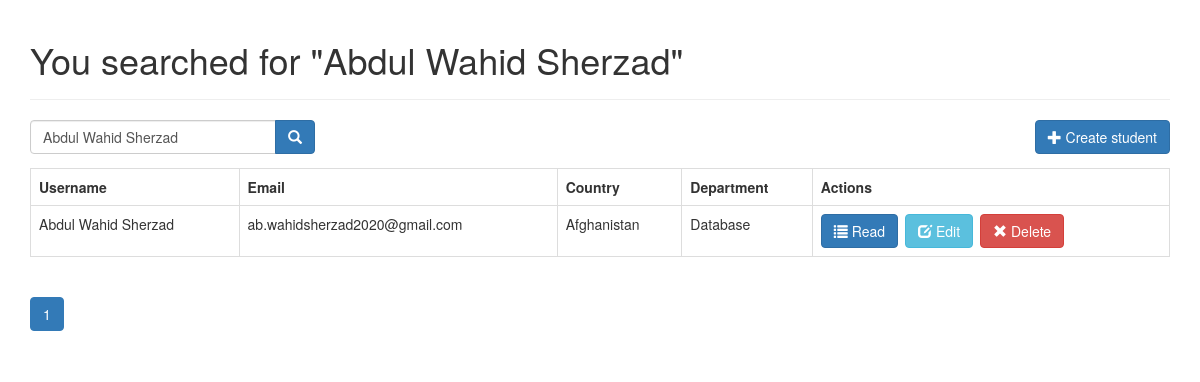
Page /search.php?s=Abdul Wahid Sherzad on the committed database.
### tables this page shows
CREATE TABLE IF NOT EXISTS `students` (
  `id` int(11) NOT NULL AUTO_INCREMENT,
  `first_name` varchar(32) NOT NULL,
  `last_name` varchar(55) NOT NULL,
  `username` varchar(55) NOT NULL,
  `department_id` int(11) NOT NULL,
  `created` datetime NOT NULL,
  `modified` timestamp NOT NULL DEFAULT CURRENT_TIMESTAMP,
  `image` varchar(250) DEFAULT NULL,
  `address` varchar(255) DEFAULT NULL,
  `email` varchar(55) DEFAULT NULL,
  `country` varchar(55) DEFAULT NULL,
  `phone` varchar(12) DEFAULT NULL,
  `password` varchar(55) DEFAULT NULL,
  PRIMARY KEY (`id`)
);

CREATE TABLE IF NOT EXISTS `departments` (
  `id` int(11) NOT NULL AUTO_INCREMENT,
  `name` varchar(256) NOT NULL,
  `created` datetime NOT NULL,
  `modified` timestamp NOT NULL DEFAULT CURRENT_TIMESTAMP,
  PRIMARY KEY (`id`)
);

### search.php (called while the page is built, shortened)
<?php
include_once 'config/core.php';
include_once 'config/database.php';
include_once 'objects/student.php';
include_once 'objects/department.php';
$database = new Database();
$db = $database->getConnection();
$student = new student($db);
$department = new department($db);
$search_term=isset($_GET['s']) ? $_GET['s'] : '';
include_once "header.php";
$stmt = $student->search($search_term, $from_record_num, $records_per_page);
$total_rows=$student->countAll_BySearch($search_term);
include_once "read_template.php";
include_once "footer.php";
?>

### objects/student.php (called while the page is built, shortened)
<?php
class Student
{
    private $conn;
    private $table_name = "students";
    public function __construct($db)
    {
        $this->conn = $db;
    }
    public function search($search_term, $from_record_num, $records_per_page)
    {
        $query = "SELECT
                    d.name, s.id, s.username,
                    s.department_id, s.email, s.country
                FROM
                    " . $this->table_name . " s
                    LEFT JOIN
                        departments d
                            ON s.department_id = d.id
                WHERE
                    s.username LIKE ? OR d.name LIKE ?
                ORDER BY
                    s.username ASC
                LIMIT
                    ?, ?";
        $stmt = $this->conn->prepare($query);
        $search_term = "%{$search_term}%";
        $stmt->bindParam(1, $search_term);
        $stmt->bindParam(2, $search_term);
        $stmt->bindParam(3, $from_record_num, PDO::PARAM_INT);
        $stmt->bindParam(4, $records_per_page, PDO::PARAM_INT);
        $stmt->execute();
        return $stmt;
    }
    public function countAll_BySearch($search_term)
    {
        $query = "SELECT
                    COUNT(*) as total_rows
                FROM
                    " . $this->table_name . " s
                    LEFT JOIN
                        departments d
                            ON s.department_id = d.id
                WHERE
                    s.username LIKE ? or d.name LIKE ?";
        $stmt = $this->conn->prepare($query);
        $search_term = "%{$search_term}%";
        $stmt->bindParam(1, $search_term);
        $stmt->bindParam(2, $search_term);
        $stmt->execute();
        $row = $stmt->fetch(PDO::FETCH_ASSOC);
        return $row['total_rows'];
    }
}

### config/core.php (called while the page is built)
<?php
$page = isset($_GET['page']) ? $_GET['page'] : 1;
$records_per_page = 5;
$from_record_num = ($records_per_page * $page) - $records_per_page;

### objects/department.php (called while the page is built, shortened)
<?php
class Department
{
    private $conn;
    private $table_name = "departments";
    public $id;
    public function __construct($db)
    {
        $this->conn = $db;
    }
    public function readName()
    {
        $query = "SELECT name FROM " . $this->table_name . " WHERE id = ? limit 0,1";
        $stmt = $this->conn->prepare($query);
        $stmt->bindParam(1, $this->id);
        $stmt->execute();
        $row = $stmt->fetch(PDO::FETCH_ASSOC);
        $this->name = $row['name'];
    }
}

### read_template.php (the view)
<?php
echo "<form role='search' action='search.php'>";
    echo "<div class='input-group col-md-3 pull-left margin-right-1em'>";
        $search_value=isset($search_term) ? "value='{$search_term}'" : "";
        echo "<input type='text' class='form-control' placeholder='Type username or department...' name='s' id='srch-term' required {$search_value} />";
        echo "<div class='input-group-btn'>";
            echo "<button class='btn btn-primary' type='submit'><i class='glyphicon glyphicon-search'></i></button>";
        echo "</div>";
    echo "</div>";
echo "</form>";
echo "<div class='right-button-margin'>";
    echo "<a href='create_student.php' class='btn btn-primary pull-right'>";
        echo "<span class='glyphicon glyphicon-plus'></span> Create student";
    echo "</a>";
echo "</div>";
if($total_rows>0){
    echo "<table class='table table-hover table-responsive table-bordered'>";
        echo "<tr>";
            echo "<th>Username</th>";
            echo "<th>Email</th>";
            echo "<th>Country</th>";
            echo "<th>Department</th>";
            echo "<th>Actions</th>";
        echo "</tr>";
        while ($row = $stmt->fetch(PDO::FETCH_ASSOC)){
            extract($row);
            echo "<tr>";
                echo "<td>{$username}</td>";
                echo "<td>{$email}</td>";
                echo "<td>{$country}</td>";
                echo "<td>";
                    $department->id = $department_id;
                    $department->readName();
                    echo $department->name;
                echo "</td>";
                echo "<td>";
                    echo "<a href='read_one.php?id={$id}' class='btn btn-primary left-margin'>";
                        echo "<span class='glyphicon glyphicon-list'></span> Read";
                    echo "</a>";
                    echo "<a href='update_student.php?id={$id}' class='btn btn-info left-margin'>";
                        echo "<span class='glyphicon glyphicon-edit'></span> Edit";
                    echo "</a>";
                    echo "<a delete-id='{$id}' class='btn btn-danger delete-object'>";
                        echo "<span class='glyphicon glyphicon-remove'></span> Delete";
                    echo "</a>";
                echo "</td>";
            echo "</tr>";
        }
    echo "</table>";
    include_once 'paging.php';
}
else{
    echo "<div class='alert alert-danger'>No students found.</div>";
}
?>

### header.php (style rules this page uses)
.left-margin { margin:0 .5em 0 0; }
.right-button-margin { margin: 0 0 1em 0; overflow: hidden; }

### rows in the picture
students: username "Abdul Wahid Sherzad", email "ab.wahidsherzad2020@gmail.com", country "Afghanistan", department.name "Database"

### other values in the picture
$page_title "You searched for \"Abdul Wahid Sherzad\""
